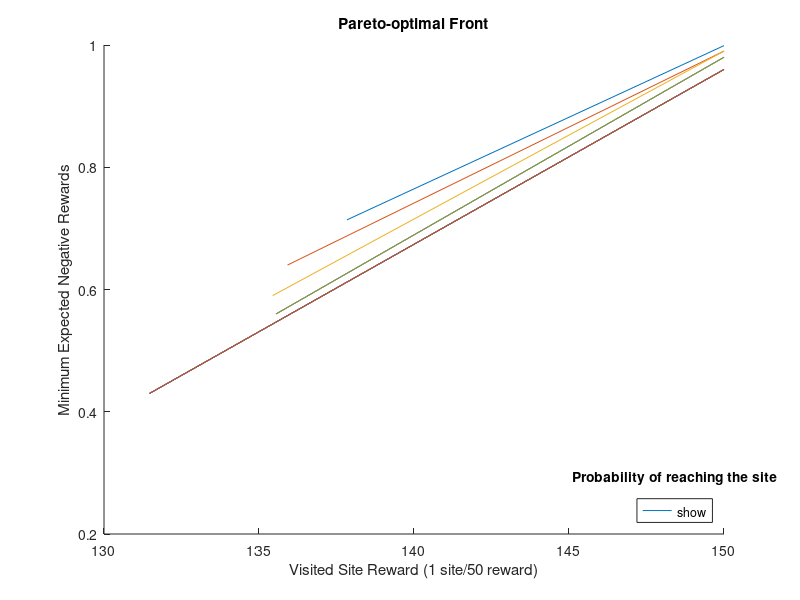

Reproduce this figure in MATLAB.
close all
load matlab.mat;
figure(1);
a = 1;
hold on
for a = 1:2:18
    if a >= 18
        break;
    end
    plot(plotData([2 7],a), plotData([2 7],a+1), 'DisplayName', num2str(plotData(1,a)))
end

leg = legend('show', 'location', 'southeast');
title(leg, 'Probability of reaching the site')
xlim([130 150])
ylim([0.2 1])
xlabel('Visited Site Reward (1 site/50 reward)')
ylabel('Minimum Expected Negative Rewards')
title('Pareto-optimal Front')
